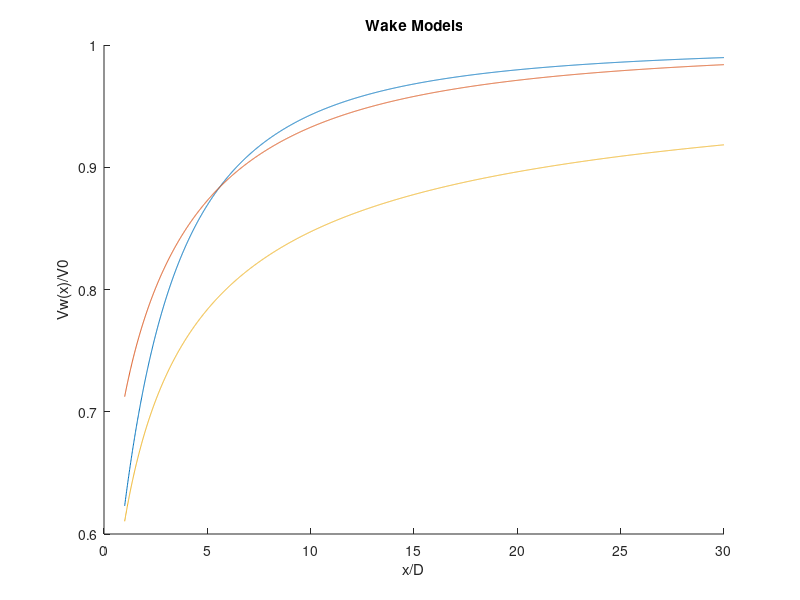

Source code (MATLAB): (Note: this script raises an error after producing the figure.)
%park model

x = (1:100)/3.6;
a = 0.276;
k=.06;
%D2 = 3.6
%D2 = (1-a)/(1-2*a))^.5;
%D_w = D*((1-a)/(1-2*a))^.5;
Vw = 1 - ((2*a)./((1+2*k*a*x).^2));
%xD = (1/(2*k))*((D_w/D) - (D2/D));

%revised Park model
kr = 0.028
VwP = .5*(1+(1-(8*a*(1-2*a))./(1+2*kr*x).^2).^.5);

%Entrainment model
x1 = linspace(1,100,100)
E = 0.13
x0 = (((1-2*a).^(3/2)*(1-a).^.5)/(6*E*2*a))/3.6
X = ((6*E)/((2*a*(1-a)).^.5))*(x1-x0)
VwE = (X.^(2/3))./(X.^(2/3)+1)



%plot(x,Vw)
title('Wake Models')
xlabel('x/D')
ylabel('Vw(x)/V0')
hold on 

%plot(x,VwP)

hold on 

%plot(x1,VwE)
hold on 
v0 = ones(1, 20)
%plot(x, 0.9*v0, 'bo')

kP = 0.06;
kRP = 0.028;
E = 0.13;
Ct = 0.8;
a = (1-sqrt(1-Ct))/2;
x_norm = 1:0.01:30;
D2_norm = ((1-a)*(1-2*a))^(1/2);
D_P = D2_norm+2*kP.*x_norm;
V_P = 1-2*a./(1+2*kP.*x_norm/D2_norm).^2;
D_RP = D2_norm+2*kRP*x_norm;
V_RP = 1/2*(1+(1-8*a*(1-2*a)./(1+2*kRP.*x_norm/D2_norm).^2).^(1/2));
x0_norm = -1/(6*E)*(1-2*a)^(3/2)*(1-a)^(1/2)/(2*a); X = 6*E/(2*a*(1-a))^(1/2)*(x_norm-x0_norm);
D_E = (2*a*(1-a))^(1/2).*(X.^(2/3)+1)./X.^(1/3); V_E = X.^(2/3)./(X.^(2/3)+1);

plot(x_norm,V_P); 
hold on;
plot(x_norm,V_RP); 
plot(x_norm,V_E);


yline(.9)

